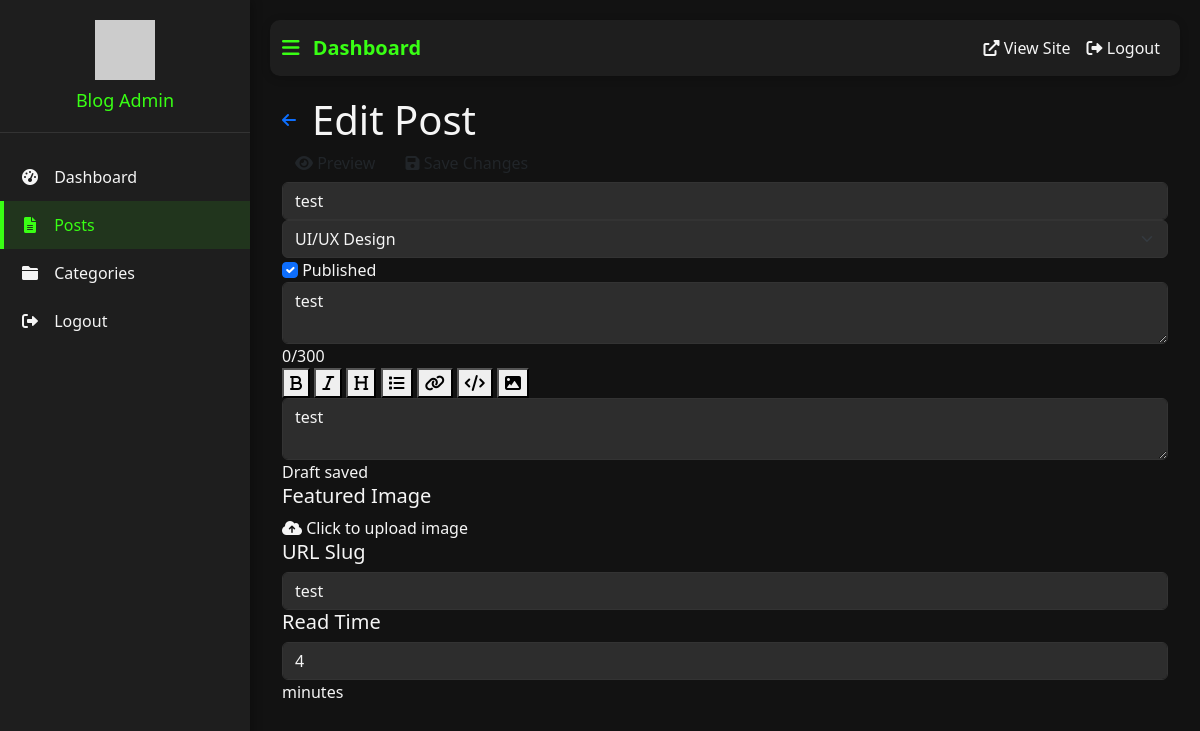
Page /admin/posts/edit/2 (signed in) on the earlier database version.
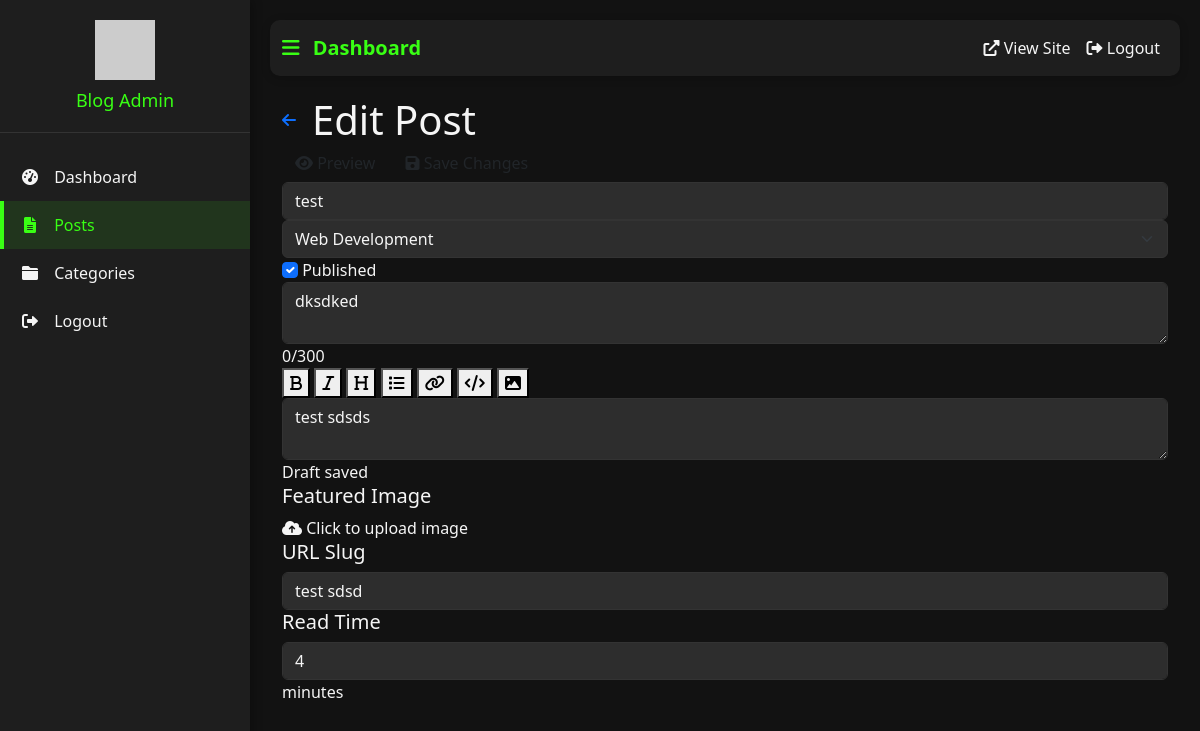
Same page on the later database version.
### backend/app.py (models this page shows, shortened)
class Post(db.Model):
    id = db.Column(db.Integer, primary_key=True)
    title = db.Column(db.String(200), nullable=False)
    slug = db.Column(db.String(200), unique=True, nullable=False)
    content = db.Column(db.Text, nullable=False)
    summary = db.Column(db.String(300), nullable=True)
    featured_image = db.Column(db.String(200), nullable=True)
    read_time = db.Column(db.Integer, default=5)
    created_at = db.Column(db.DateTime, default=datetime.utcnow)
    updated_at = db.Column(db.DateTime, default=datetime.utcnow, onupdate=datetime.utcnow)
    published = db.Column(db.Boolean, default=False)
    category_id = db.Column(db.Integer, db.ForeignKey('category.id'), nullable=False)
    user_id = db.Column(db.Integer, db.ForeignKey('user.id'), nullable=False)

class Category(db.Model):
    id = db.Column(db.Integer, primary_key=True)
    name = db.Column(db.String(50), unique=True, nullable=False)
    slug = db.Column(db.String(50), unique=True, nullable=False)
    icon = db.Column(db.String(50), nullable=True)
    posts = db.relationship('Post', backref='category', lazy=True)

### backend/app.py (the view, shortened to what this page needs)
@app.route('/admin/posts/edit/<int:id>', methods=['GET', 'POST'])
@login_required
def edit_post(id):
    post = Post.query.get_or_404(id)
    categories = Category.query.all()
    form = FlaskForm()
    return render_template('admin/post_form.html', post=post, categories=categories, form=form)

### backend/app.py (called while the page is built)
@login_manager.user_loader
def load_user(user_id):
    return User.query.get(int(user_id))

### backend/templates/admin/post_form.html (shortened to what the changed rows need)
{% extends 'admin/base.html' %}
{% block content %}
<div class="container-fluid post-editor">
    <div class="editor-header">
        <div class="d-flex align-items-center">
            <h1 class="mb-0 ms-3">{% if post %}Edit Post{% else %}New Post{% endif %}</h1>
        </div>
    </div>
    <div class="editor-container">
        <form id="post-form" method="post" enctype="multipart/form-data" class="editor-form">
            <div class="editor-main">
                <div class="editor-section">
                    <input type="text" class="form-control title-input" id="title" name="title"
                           value="{{ post.title if post else '' }}" placeholder="Post Title" required>
                    <div class="meta-row">
                        <select class="form-select category-select" id="category_id" name="category_id" required>
                            {% for category in categories %}
                            <option value="{{ category.id }}" {% if post and post.category_id == category.id %}selected{% endif %}>
                                {{ category.name }}
                            </option>
                            {% endfor %}
                        </select>
                        <div class="publish-toggle">
                            <input type="checkbox" class="form-check-input" id="published" name="published"
                                   {% if post and post.published %}checked{% endif %}>
                            <label class="form-check-label" for="published">Published</label>
                        </div>
                    </div>
                </div>
                <div class="editor-section">
                    <textarea class="form-control summary-input" id="summary" name="summary"
                              placeholder="Write a brief summary of your post (max 300 characters)" maxlength="300">{{ post.summary if post else '' }}</textarea>
                    <div class="chars-counter"><span id="summary-count">0</span>/300</div>
                </div>
                <div class="editor-section content-section">
                    <div class="content-toolbar">
                        <button type="button" class="toolbar-btn" onclick="insertMarkdown('**', '**')" title="Bold"><i class="fas fa-bold"></i></button>
                        <button type="button" class="toolbar-btn" onclick="insertMarkdown('*', '*')" title="Italic"><i class="fas fa-italic"></i></button>
                        <button type="button" class="toolbar-btn" onclick="insertMarkdown('### ', '')" title="Heading"><i class="fas fa-heading"></i></button>
                        <button type="button" class="toolbar-btn" onclick="insertMarkdown('- ', '')" title="List Item"><i class="fas fa-list"></i></button>
                        <button type="button" class="toolbar-btn" onclick="insertMarkdown('[', '](url)')" title="Link"><i class="fas fa-link"></i></button>
                        <button type="button" class="toolbar-btn" onclick="insertMarkdown('```\n', '\n```')" title="Code Block"><i class="fas fa-code"></i></button>
                        <button type="button" class="toolbar-btn" onclick="insertMarkdown('![alt text](', ')')" title="Image"><i class="fas fa-image"></i></button>
                    </div>
                    <textarea class="form-control content-input" id="content" name="content" required
                              placeholder="Write your post content here (supports Markdown)">{{ post.content if post else '' }}</textarea>
                    <div class="autosave-status">
                        <span id="autosave-status">Draft saved</span>
                    </div>
                </div>
            </div>
            <div class="editor-sidebar">
                <div class="sidebar-section">
                    <h5>URL Slug</h5>
                    <input type="text" class="form-control" id="slug" name="slug"
                           value="{{ post.slug if post else '' }}" required>
                </div>
                <div class="sidebar-section">
                    <div class="read-time-input">
                        <input type="number" class="form-control" id="read_time" name="read_time"
                               value="{{ post.read_time if post else 5 }}" min="1" required>
                        <span class="read-time-unit">minutes</span>
                    </div>
                </div>
            </div>
        </form>
    </div>
</div>
{% endblock %}

Differences in the rows shown:
changed Post "test": category_id "UI/UX Design" → "Web Development"; summary "test" → "dksdked"; content "test" → "test sdsds"; slug "test" → "test sdsd"
